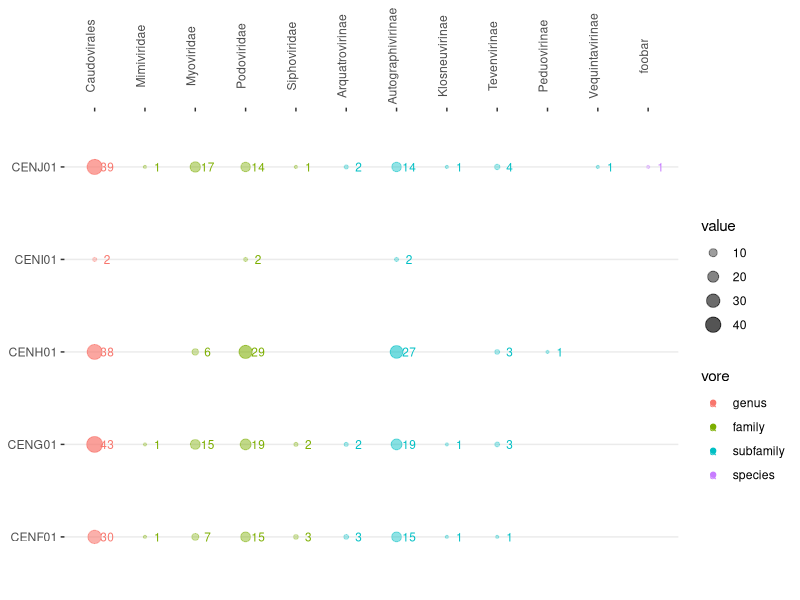

Write R code to recreate this figure.
#!/usr/bin/env R

library(dplyr)
library(tidyr)
library(ggplot2)
library(svglite)

cols <- c('name', 'vore', 'variable', 'value')
df.virify <- as_tibble(read.table('balloon/tara.tsv'))
names(df.virify) <- cols

# add a "row" column which will be the y position in the plot: group by vore and name, then set "row" as group index
df.virify <- df.virify %>% mutate(row = group_indices_(df.virify, .dots=c('name')))

# define order of columns in the plot, sort df.virify
order <- c("genus", "family", "subfamily", "species")
df.virify <- df.virify %>% 
    mutate(vore =  factor(vore, levels = order)) %>%
    arrange(vore)

df.virify <- df.virify %>% unite(vore, variable, col = "col_order", remove = F)
col_levels <- unique(df.virify$col_order)

# ask trice if something is unclear ;D
df.virify <- df.virify %>% 
    mutate(col_order = factor(col_order, levels = col_levels)) %>%
    mutate(col = group_indices(., col_order))

# get character vector of variable names for the x axis. the order is important, hence arrange(col)!
vars_x_axis <- (df.virify %>% arrange(col) %>% select(variable) %>% distinct())$variable
# get character vector of observation names for the y axis. again, the order is important but "df" is already ordered
names_y_axis <- (df.virify %>% group_by(row) %>% distinct(name) %>% ungroup() %>% arrange(row) %>% select(name))$name

plot <- ggplot(df.virify, aes(x=factor(col), y=factor(row), color=vore, size=value, alpha=value)) +
  geom_point() +  # plot as points
  geom_text(aes(label=value, x=col + 0.25), alpha=1.0, size=3) +   # display the value next to the "balloons"
  scale_alpha_continuous(range=c(0.3, 0.7)) +
  scale_size_area(max_size = 5) +
  scale_x_discrete(breaks=1:length(vars_x_axis), labels=vars_x_axis, position='top') +   # set the labels on the X axis
  scale_y_discrete(breaks=1:length(names_y_axis), labels=names_y_axis) +                 # set the labels on the Y axis
  theme_bw() +
  theme(axis.line = element_blank(),            # disable axis lines
        axis.title = element_blank(),           # disable axis titles
        panel.border = element_blank(),         # disable panel border
        panel.grid.major.x = element_blank(),   # disable lines in grid on X-axis
        panel.grid.minor.x = element_blank(),   # disable lines in grid on X-axis
        axis.text.x = element_text(angle = 90))  # rotate x axis labels

ggsave(file="balloon/balloon.svg", plot=plot, width=10, height=8)
